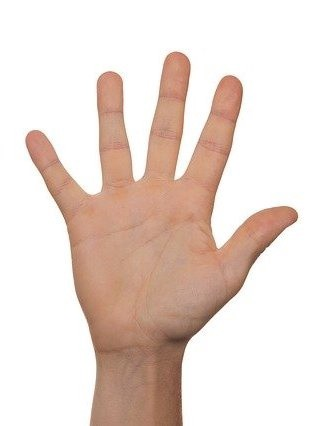
#> input picture data/palm_image.jpeg, 318 x 426 px, given in place of the camera
$ python Test2_Recognition_Hand.py
#> lines starting #> are read from the running program, lines starting #| are printed output that depends on the picture; after the words box and inside, x2 and y2 are one past the last pixel; in counts of white or black regions, pixels touching at a corner belong together
import cv2
import numpy as np
import copy
import math
import os

def calculateFingers(res, drawing):
    #  convexity defect
    hull = cv2.convexHull(res, returnPoints=False)
    if len(hull) > 3:
        defects = cv2.convexityDefects(res, hull)
        if defects is not None:
            cnt = 0
            for i in range(defects.shape[0]):  # calculate the angle
                s, e, f, d = defects[i][0]
                start = tuple(res[s][0])
                end = tuple(res[e][0])
                far = tuple(res[f][0])
                a = math.sqrt((end[0] - start[0]) ** 2 + (end[1] - start[1]) ** 2)
                b = math.sqrt((far[0] - start[0]) ** 2 + (far[1] - start[1]) ** 2)
                c = math.sqrt((end[0] - far[0]) ** 2 + (end[1] - far[1]) ** 2)
                angle = math.acos((b ** 2 + c ** 2 - a ** 2) / (2 * b * c))  # cosine theorem
                if angle <= math.pi / 2:  # angle less than 90 degree, treat as fingers
                    cnt += 1
                    cv2.circle(drawing, far, 8, [211, 84, 0], -1)
            if cnt > 0:
                return True, cnt+1
            else:
                return True, 0
    return False, 0

# Open Camera
camera = cv2.VideoCapture(0)
camera.set(10, 200)
#while True:
while camera.isOpened():
    #Main Camera
    ret, frame = camera.read()
#> frame is the input picture: shape (426, 318, 3); mean B, G, R 209, 217, 232.6
    frame = cv2.bilateralFilter(frame, 5, 50, 100)  # Smoothing
    frame = cv2.flip(frame, 1)  #Horizontal Flip
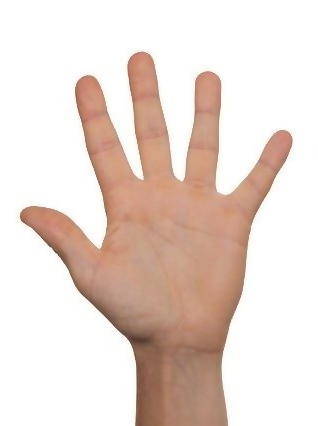
#> frame: shape (426, 318, 3); mean B, G, R 209.1, 217, 232.6
    cv2.imshow('original', frame)
       #Background Removal
    bgModel = cv2.createBackgroundSubtractorMOG2(0, 50)
    fgmask = bgModel.apply(frame)
#> fgmask: shape (426, 318); every value is 127
    kernel = np.ones((3, 3), np.uint8)
    fgmask = cv2.erode(fgmask, kernel, iterations=1)
    img = cv2.bitwise_and(frame, frame, mask=fgmask)

    # Skin detect and thresholding
    hsv = cv2.cvtColor(img, cv2.COLOR_BGR2HSV)
#> hsv: shape (426, 318, 3); mean H, S, V 8.9, 31.9, 232.7
    lower = np.array([0, 48, 80], dtype="uint8")
    upper = np.array([20, 255, 255], dtype="uint8")
    skinMask = cv2.inRange(hsv, lower, upper)
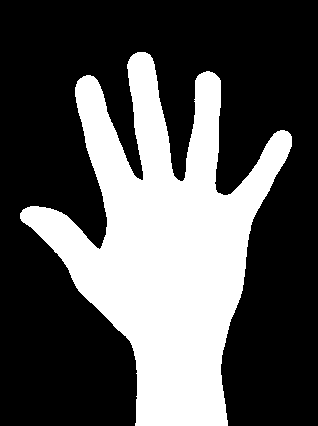
#> skinMask: shape (426, 318); 33.2% white; 1 white region
    cv2.imshow('Threshold Hands', skinMask)    # Getting the contours and convex hull
    skinMask1 = copy.deepcopy(skinMask)
    contours, hierarchy = cv2.findContours(skinMask1, cv2.RETR_TREE, cv2.CHAIN_APPROX_SIMPLE)
#> contours = 1 contour; box (x1, y1, x2, y2) and area: (20, 52, 292, 426) 44184
    length = len(contours)
#> length = 1
    maxArea = -1
    if length > 0:
        for i in range(length):
            temp = contours[i]
            area = cv2.contourArea(temp)
            if area > maxArea:
                maxArea = area
                ci = i
                res = contours[ci]
#> this loop made 1 pass
#> (area, maxArea) on pass 1: (44184, 44184)
#> after the loop, ci = 0; maxArea = 44184; res = contour of 634 points, box (x1, y1, x2, y2) (20, 52, 292, 426), area 44184
        hull = cv2.convexHull(res)
#> hull = contour of 17 points, box (x1, y1, x2, y2) (20, 52, 292, 426), area 69362
        drawing = np.zeros(img.shape, np.uint8)
        cv2.drawContours(drawing, [res], 0, (0, 255, 0), 2)
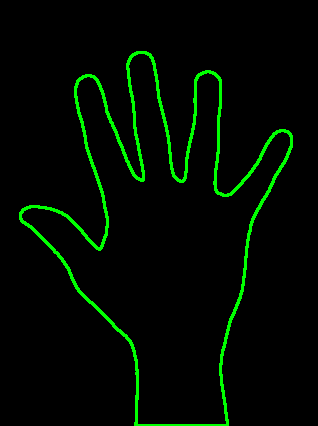
#> drawing: shape (426, 318, 3); mean of channels 0, 1, 2 0, 10.6, 0; drawn as B, G, R
        cv2.drawContours(drawing, [hull], 0, (0, 0, 255), 3)
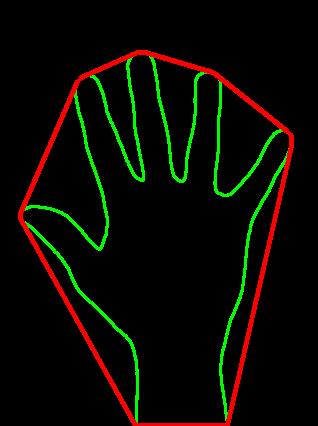
#> drawing: shape (426, 318, 3); 3.59% of pixels changed, all inside (x1, y1, x2, y2) = (18, 50, 294, 426); drawn as B, G, R

        isFinishCal, cnt = calculateFingers(res, drawing)
#> in calculateFingers, `hull = cv2.convexHull(res, returnPoints=False)`: hull = 17 values, max 633 at index 0, min 0 at index 16, mean 344.6
#> in calculateFingers, `defects = cv2.convexityDefects(res, hull)`: defects = [[0, 126, 45, 30464], [126, 128, 127, 142], [129, 244, 208, 22520], [245, 247, 246, 114], [247, 321, 296, 9332], [322, 462, 397, 5709], [463, 465, 464, 114], [466, 534, 513, 23415], [534, 536, 535, 114], [536, 538, 537, 162], [538, 633, 580, 29108]]
#> the loop in calculateFingers, `for i in range(defects.shape[0]):` made 11 passes
#> (s, e, f, d, start, end, far, a) on passes 1 to 10: (0, 126, 45, 30464, (137, 52), (83, 76), (142, 180), 59.09), (126, 128, 127, 142, (83, 76), (80, 78), (81, 78), 3.61), (129, 244, 208, 22520, (77, 81), (20, 213), (102, 245), 143.8), (245, 247, 246, 114, (20, 218), (21, 220), (21, 219), 2.24), (247, 321, 296, 9332, (21, 220), (135, 425), (130, 341), 234.6), (322, 462, 397, 5709, (227, 425), (291, 146), (250, 225), 286.2), (463, 465, 464, 114, (291, 136), (290, 134), (290, 135), 2.24), (466, 534, 513, 23415, (287, 131), (214, 73), (218, 193), 93.24), (534, 536, 535, 114, (214, 73), (212, 72), (213, 73), 2.24), (536, 538, 537, 162, (212, 72), (209, 71), (210, 72), 3.16)
#> after the loop in calculateFingers, `for i in range(defects.shape[0]):`:
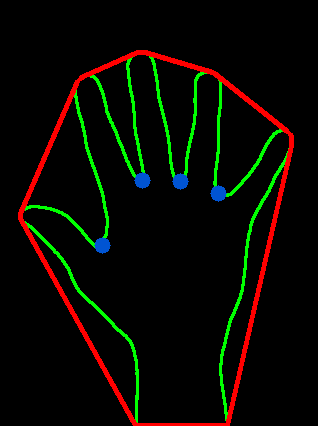
#> drawing: shape (426, 318, 3); 0.58% of pixels changed, all inside (x1, y1, x2, y2) = (94, 172, 227, 254); drawn as B, G, R
#> after the loop in calculateFingers, `for i in range(defects.shape[0]):`: cnt = 4
#> isFinishCal = True; cnt = 5
        print("Fingers", cnt)
#| Fingers 5
        cv2.imshow('output', drawing)

    key = cv2.waitKey(1)
#> (key Esc is pressed here)

    if key == 27:  # press ESC to exit
        break

cv2.destroyAllWindows()
#> (the run stopped early here; a loop or call above may not have finished)
